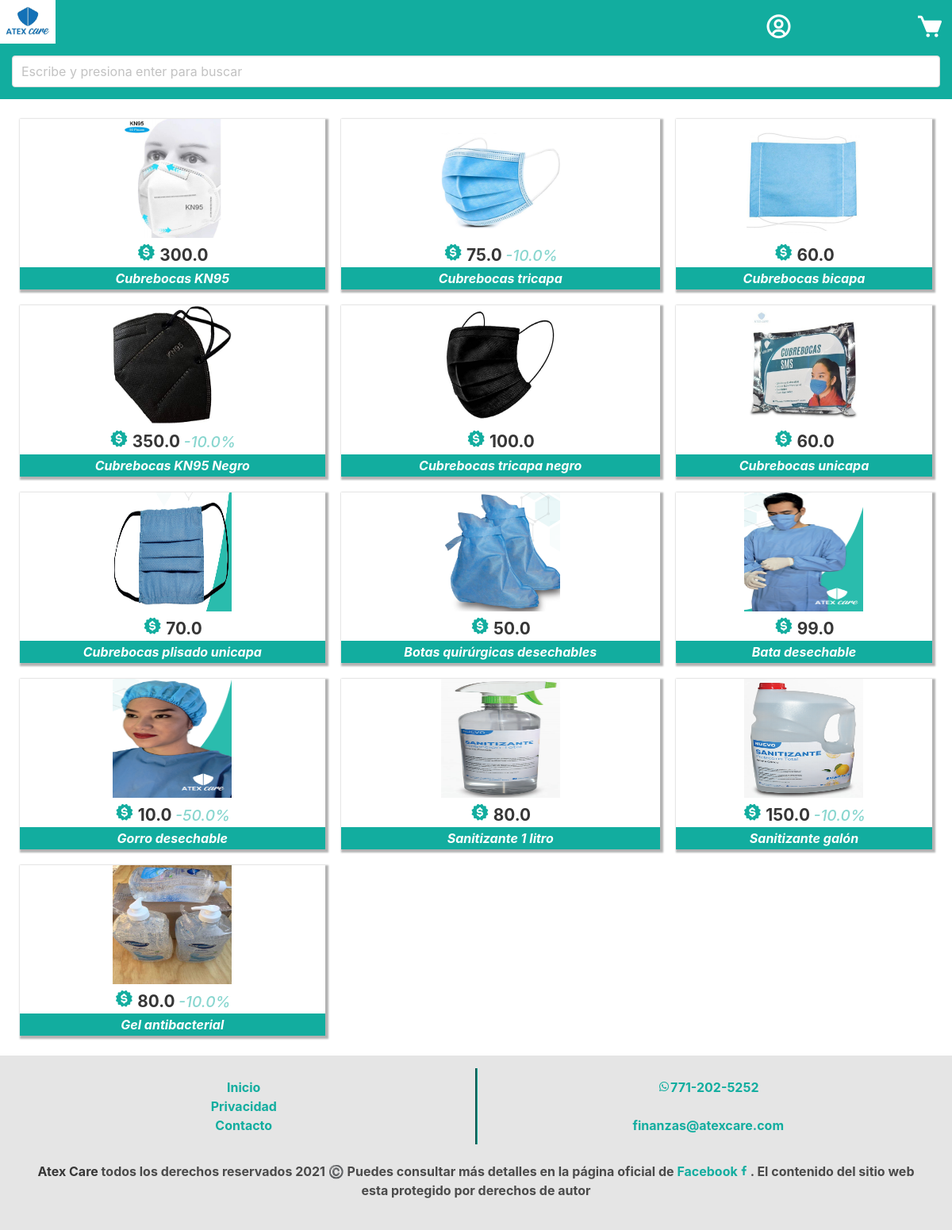
The page /productos on the database its author committed.
### demo/models.py (models this page shows, shortened)
class Product (models.Model):
    name = models.CharField("nombre del producto", max_length=50)
    short_description = models.CharField("pequeña descripción", max_length=150)
    long_description = models.CharField("descripción larga", max_length=500)
    price = models.FloatField("precio normal")
    discount = models.FloatField("descuento")
    image = models.ImageField(upload_to='principal_img', null=True)
    stock = models.IntegerField(null=True)

### demo/views.py (the view)
# urls.py: path('productos', views.products, name='productos'),
def products(request):
    lista = ProductFilter(request.GET, queryset=Product.objects.all())
    context = {
        "productos": lista,
    }
    return render(request, 'demo/products.html', context)

### demo/templates/demo/products.html (shortened to what this page needs)
{% extends 'demo/menu_login.html' %}
{% block body %}
{% for field in productos.form %}
<form action="{% url 'productos' %}" method="GET">
    <div class="container__fields">
        <div class="field">
            <div class="control">
                {{field}}
            </div>
        </div>
    </div>
</form>
{% endfor %}
<section>
    <div class="content">
        <div class="has-text-centered container__products">
            {% for p in productos.qs %}
            <div class="column square__img">
                <a href="{% url 'producto' p.id %}">
                    <img src="{{p.image.url}}" alt="cubrebocas">
                </a>
                <div class="products__desc">
                    <span>
                        <i class='bx bxs-badge-dollar bx-tada bx-sm' style='color:#12ad9f'></i>
                    </span>
                    <span class="price"><strong>{{p.price}}</strong></span>
                    {% if p.discount > 0 %}
                    <span class="discount"> -{{p.discount}}%</span>
                    {% endif %}
                    <p class="description">{{p.name}}</p>
                </div>
            </div>
            {% endfor %}
        </div>
    </div>
</section>
{% load static %}
{% endblock body %}

### demo/static/demo/styles.css (style rules this page uses)
html, body { max-width: 100%; overflow-x: hidden; }
:root { --color-primary: #12ad9f; --color-primary-reduced: rgb(18, 173, 159,0.5); --color-secondary: rgba(0, 0, 0, 0.1); --color-black: #000000; --color-white: #FFFFFF; }
@media screen and (min-width: 600px) { .container__products { grid-template-columns: auto auto !important; } }
@media only screen and (min-width: 1024px) { .container__products { grid-template-columns: auto auto auto !important; } }
.container__fields { background-color: var(--color-primary); padding: 15px 15px 15px 15px; }
.container__products { display: grid; grid-template-columns: auto; margin: 5px; }
.square__img { margin: 10px; padding: 0; box-shadow: 2px 2px 2px 2px rgb(0 0 0 / 30%) }
.square__img img { width: 150px; height: 150px; }
.description { padding: 2px; background-color: var(--color-primary); color: var(--color-white); font-weight: bold; font-style: oblique; }
.price { font-size: 1.3rem; }
.discount { color: var(--color-primary-reduced); font-style: oblique; font-weight: 500; font-size: 1.2rem; }
.content { padding: 10px; }
a { color: var(--color-primary); }

### rows shown on the page
Product: image (picture), price "300.0", name "Cubrebocas KN95"
Product: image (picture), price "75.0", discount "10.0", name "Cubrebocas tricapa"
Product: image (picture), price "60.0", name "Cubrebocas bicapa"
Product: image (picture), price "350.0", discount "10.0", name "Cubrebocas KN95 Negro"
Product: image (picture), price "100.0", name "Cubrebocas tricapa negro"
Product: image (picture), price "60.0", name "Cubrebocas unicapa"
Product: image (picture), price "70.0", name "Cubrebocas plisado unicapa"
Product: image (picture), price "50.0", name "Botas quirúrgicas desechables"
Product: image (picture), price "99.0", name "Bata desechable"
Product: image (picture), price "10.0", discount "50.0", name "Gorro desechable"
Product: image (picture), price "80.0", name "Sanitizante 1 litro"
Product: image (picture), price "150.0", discount "10.0", name "Sanitizante galón"
Product: image (picture), price "80.0", discount "10.0", name "Gel antibacterial"
